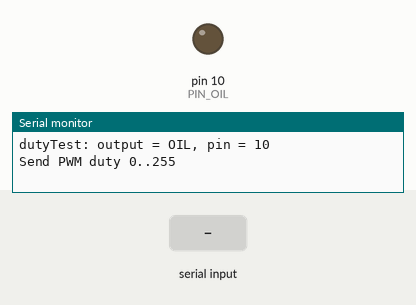
Bench run of a sketch on a simulated Arduino Uno, built with avr-gcc and run on an emulated ATmega328P. Parts: output pins drawn as LEDs (lit = HIGH), the last lines printed to the serial monitor. The test bench sets the inputs (shaded band).

Above: at 1.2 s.
1.3 s: "5\n" received over Serial
At 1.7 s:
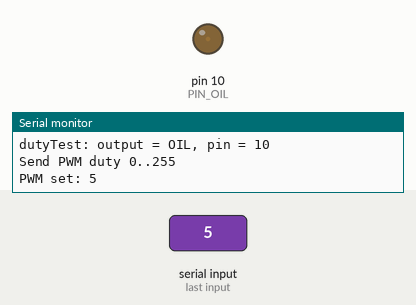
2.8 s: "90\n" received over Serial
At 4.0 s:
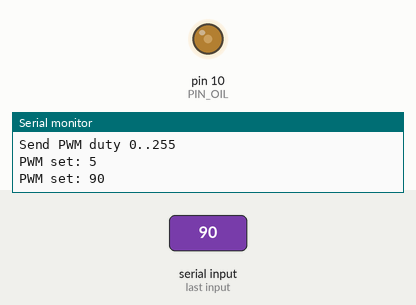
4.3 s: "200\n" received over Serial
At 5.2 s:
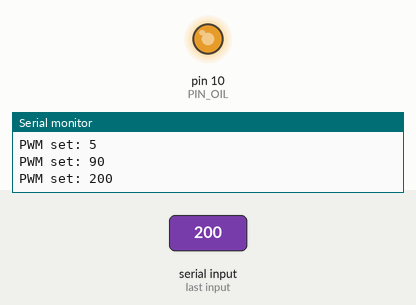
Timing chart, 0 to 7.3 s (numbered marks = the images above; inputs shaded):
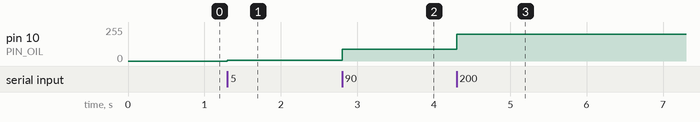

The sketch:

dutyTest.ino
```cpp
/*
dutyTest
Bench test for the duty-cycle gauge outputs (coolant, oil, or fuel), one at a time.
Set TEST_OUTPUT below, flash, then open the serial monitor (SERIAL_BAUD) and
send an integer: PWM duty, 0..PWM_MAX (clamped).

Uses analogWrite, i.e. Arduino's default hardware PWM:
  coolant (D5) on Timer3, oil (D10) and fuel (D9) on Timer1.
Note the firmware can't do this for oil/fuel (Timer1 drives tach/speedo there).
Fuel is PWM'd by Timer4 interrupts at about the same frequency as analogWrite
and the same 8-bit duty, so this calibration carries over.

Standalone sketch: Arduino can't include files from outside the sketch folder,
so the pins below are copied from pinMap.xlsx. Keep them in sync.
For tach/speedo, use freqTest.
*/

enum TestOutput { OUT_COOLANT, OUT_OIL, OUT_FUEL };

// ---- Pick the output under test ----
const TestOutput TEST_OUTPUT = OUT_OIL;

// Pins
const uint8_t PIN_COOLANT = 5;    // PC6, Timer3 PWM
const uint8_t PIN_OIL     = 10;   // PB6, Timer1 PWM (pinMap: Oil_pressure)
const uint8_t PIN_FUEL    = 9;    // PB5, Timer1 PWM (pinMap: Fuel_lvl_out)

const uint32_t SERIAL_BAUD      = 115.2e3;
const uint8_t  MAX_INPUT_DIGITS = 9;      // Longest input that can't overflow a long
const long     PWM_MAX          = 255;


uint8_t select_pin() {
  switch (TEST_OUTPUT) {
    case OUT_COOLANT: return PIN_COOLANT;
    case OUT_OIL:     return PIN_OIL;
    case OUT_FUEL:    return PIN_FUEL;
  }
  return PIN_COOLANT;
}


const char* output_name() {
  switch (TEST_OUTPUT) {
    case OUT_COOLANT: return "COOLANT";
    case OUT_OIL:     return "OIL";
    case OUT_FUEL:    return "FUEL";
  }
  return "?";
}


const uint8_t OUT_PIN = select_pin();


void set_pwm(long duty) {
  duty = constrain(duty, 0, PWM_MAX);
  analogWrite(OUT_PIN, duty);
  Serial.print("PWM set: ");  Serial.println(duty);
}


// Parse a non-negative decimal integer. Rejects anything else, because String::toInt()
// silently returns zero (or a partial number) for typos.
bool parse_uint(const String& s, long& out) {
  if (s.length() == 0 || s.length() > MAX_INPUT_DIGITS) {
    return false;
  }
  for (unsigned int i = 0; i < s.length(); i++) {
    if (!isDigit(s[i])) {
      return false;
    }
  }
  out = s.toInt();
  return true;
}


void setup() {
  Serial.begin(SERIAL_BAUD);
  while (!Serial) {}            // 32U4 native USB: wait for the monitor so the banner isn't lost

  pinMode(OUT_PIN, OUTPUT);
  digitalWrite(OUT_PIN, LOW);

  Serial.print("dutyTest: output = ");  Serial.print(output_name());
  Serial.print(", pin = ");             Serial.println(OUT_PIN);
  Serial.print("Send PWM duty 0..");    Serial.println(PWM_MAX);
}


void loop() {
  if (Serial.available() == 0) {
    return;
  }

  // Works with any serial-monitor line ending; with "No line ending" or CR only,
  // each entry takes effect after the read timeout instead of immediately
  String line = Serial.readStringUntil('\n');
  line.trim();
  if (line.length() == 0) {
    return;
  }

  long duty;
  if (!parse_uint(line, duty)) {
    Serial.print("Invalid input, expected a whole number: ");  Serial.println(line);
    return;
  }
  set_pwm(duty);
}
```

Measured:
- after the input at 1.3 s, pin 10 (PIN_OIL): 0/255 → 5/255 at once
- after the input at 2.8 s, pin 10 (PIN_OIL): 5/255 → 90/255 at once
- after the input at 4.3 s, pin 10 (PIN_OIL): 90/255 → 200/255 at once
